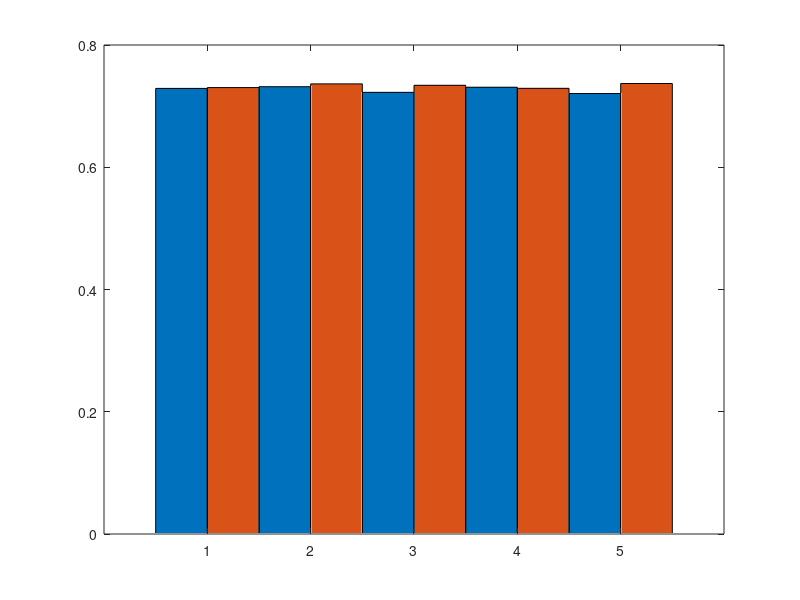

MATLAB code for this plot: (Note: this script raises an error after producing the figure.)
%%%% making plots for comparisions between doubly stochastic and regular affinity matrices (Fig 1)
%% Refer running_doubly_vs_regular (Fig1).m to generate mat files used in this.

addpath(genpath(pwd))


% load the saved file (See running_doubly_vs_regular (Fig1).m to generate the below mat file)
load('doubly_vs_reg_case1_1028.mat')


mean_val=[mean(nnnmi_r)',mean(nnnmi_d)']; std_val=[std(nnnmi_r)',std(nnnmi_d)'];

%% k=14
mean_val1=mean_val(3:11:55,:); std_val1=std_val(3:11:55,:);

clf
ax=axes;
h = bar(mean_val1,'BarWidth',1);
% Properties of the bar graph as required
ax.YGrid = 'on';
ax.GridLineStyle = '-';
xticklabels({'1', '1.25','1.5','1.75','2'});

% X and Y labels
xlabel ('\sigma');
ylabel ('NMI');
title('k=14');

% Creating a legend and placing it outside the bar plot
lg = legend('Regular','Doubly stochastic','AutoUpdate','off');
lg.Location = 'BestOutside';
lg.Orientation = 'Horizontal';
hold on;

% Finding the number of groups and the number of bars in each group
ngroups = size(mean_val1, 1);
nbars = size(mean_val1, 2);

% Calculating the width for each bar group
groupwidth = min(0.8, nbars/(nbars + 1.5));
% Set the position of each error bar in the centre of the main bar
% Based on barweb.m by Bolu Ajiboye from MATLAB File Exchange
for iii=1:(nbars)
    errorbar([(1:ngroups)-groupwidth/2+(2*iii-1)*groupwidth/(2*nbars)], mean_val1(:,iii), std_val1(:,iii), 'k', 'linestyle', 'none', 'linewidth',2);
end
ylim([0.5 max(max(mean_val1))+0.1])
set(gca,'FontSize', 15)
print -depsc bargraph_case1_14


%% k=20
mean_val1=mean_val(6:11:55,:); std_val1=std_val(6:11:55,:);
clf
ax=axes;
h = bar(mean_val1,'BarWidth',1);
% Properties of the bar graph as required
ax.YGrid = 'on';
ax.GridLineStyle = '-';
%xticks(ax,15);
% Naming each of the bar groups
xticklabels({'1', '1.25','1.5','1.75','2'});

% X and Y labels
xlabel ('\sigma');
ylabel ('NMI');
title('k=20');
% Creating a legend and placing it outside the bar plot
lg = legend('Regular','Doubly stochastic','AutoUpdate','off');
lg.Location = 'BestOutside';
lg.Orientation = 'Horizontal';
hold on;
% Finding the number of groups and the number of bars in each group
ngroups = size(mean_val1, 1);
nbars = size(mean_val1, 2);
% Calculating the width for each bar group
groupwidth = min(0.8, nbars/(nbars + 1.5));
% Set the position of each error bar in the centre of the main bar
% Based on barweb.m by Bolu Ajiboye from MATLAB File Exchange
for iii=1:(nbars)
    errorbar([(1:ngroups)-groupwidth/2+(2*iii-1)*groupwidth/(2*nbars)], mean_val1(:,iii), std_val1(:,iii), 'k', 'linestyle', 'none', 'linewidth',2);
end
ylim([0.5 max(max(mean_val1))+0.1])
set(gca,'FontSize', 15)

print -depsc bargraph_case1_20



